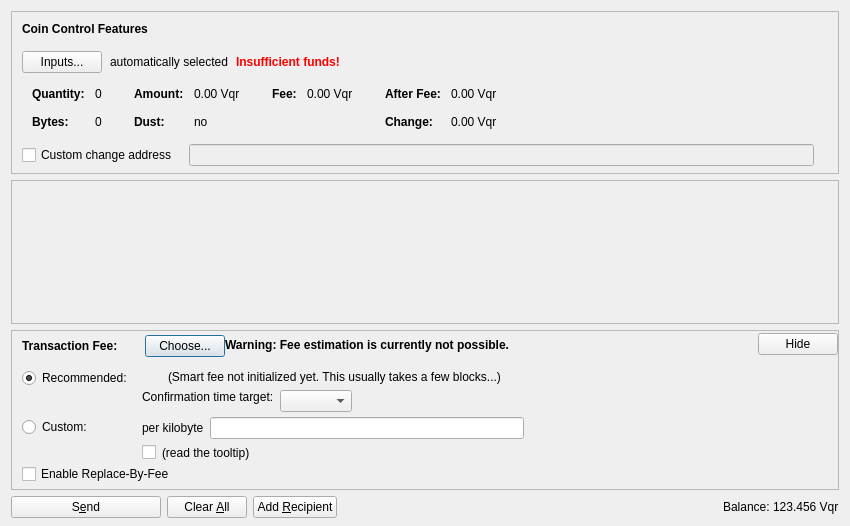
<?xml version="1.0" encoding="UTF-8"?>
<ui version="4.0">
 <class>SendCoinsDialog</class>
 <widget class="QDialog" name="SendCoinsDialog">
  <property name="geometry">
   <rect>
    <x>0</x>
    <y>0</y>
    <width>850</width>
    <height>526</height>
   </rect>
  </property>
  <property name="windowTitle">
   <string>Send Coins</string>
  </property>
  <layout class="QVBoxLayout" name="verticalLayout" stretch="0,1,0,0">
   <property name="bottomMargin">
    <number>8</number>
   </property>
   <item>
    <widget class="QFrame" name="frameCoinControl">
     <property name="sizePolicy">
      <sizepolicy hsizetype="Expanding" vsizetype="Expanding">
       <horstretch>0</horstretch>
       <verstretch>0</verstretch>
      </sizepolicy>
     </property>
     <property name="maximumSize">
      <size>
       <width>16777215</width>
       <height>16777215</height>
      </size>
     </property>
     <property name="frameShape">
      <enum>QFrame::StyledPanel</enum>
     </property>
     <property name="frameShadow">
      <enum>QFrame::Sunken</enum>
     </property>
     <layout class="QVBoxLayout" name="verticalLayoutCoinControl2">
      <property name="spacing">
       <number>0</number>
      </property>
      <property name="leftMargin">
       <number>0</number>
      </property>
      <property name="topMargin">
       <number>0</number>
      </property>
      <property name="rightMargin">
       <number>0</number>
      </property>
      <property name="bottomMargin">
       <number>6</number>
      </property>
      <item>
       <layout class="QVBoxLayout" name="verticalLayoutCoinControl" stretch="0,0,0,0,1">
        <property name="spacing">
         <number>0</number>
        </property>
        <property name="leftMargin">
         <number>10</number>
        </property>
        <property name="topMargin">
         <number>10</number>
        </property>
        <item>
         <layout class="QHBoxLayout" name="horizontalLayoutCoinControl1">
          <property name="bottomMargin">
           <number>15</number>
          </property>
          <item>
           <widget class="QLabel" name="labelCoinControlFeatures">
            <property name="sizePolicy">
             <sizepolicy hsizetype="Preferred" vsizetype="Maximum">
              <horstretch>0</horstretch>
              <verstretch>0</verstretch>
             </sizepolicy>
            </property>
            <property name="font">
             <font>
              <weight>75</weight>
              <bold>true</bold>
             </font>
            </property>
            <property name="styleSheet">
             <string notr="true">font-weight:bold;</string>
            </property>
            <property name="text">
             <string>Coin Control Features</string>
            </property>
           </widget>
          </item>
         </layout>
        </item>
        <item>
         <layout class="QHBoxLayout" name="horizontalLayoutCoinControl2" stretch="0,0,0,0">
          <property name="spacing">
           <number>8</number>
          </property>
          <property name="bottomMargin">
           <number>10</number>
          </property>
          <item>
           <widget class="QPushButton" name="pushButtonCoinControl">
            <property name="styleSheet">
             <string notr="true"/>
            </property>
            <property name="text">
             <string>Inputs...</string>
            </property>
            <property name="autoDefault">
             <bool>false</bool>
            </property>
           </widget>
          </item>
          <item>
           <widget class="QLabel" name="labelCoinControlAutomaticallySelected">
            <property name="text">
             <string>automatically selected</string>
            </property>
            <property name="margin">
             <number>5</number>
            </property>
           </widget>
          </item>
          <item>
           <widget class="QLabel" name="labelCoinControlInsuffFunds">
            <property name="font">
             <font>
              <weight>75</weight>
              <bold>true</bold>
             </font>
            </property>
            <property name="styleSheet">
             <string notr="true">color:red;font-weight:bold;</string>
            </property>
            <property name="text">
             <string>Insufficient funds!</string>
            </property>
            <property name="margin">
             <number>5</number>
            </property>
           </widget>
          </item>
          <item>
           <spacer name="horizontalSpacerCoinControl">
            <property name="orientation">
             <enum>Qt::Horizontal</enum>
            </property>
            <property name="sizeHint" stdset="0">
             <size>
              <width>40</width>
              <height>1</height>
             </size>
            </property>
           </spacer>
          </item>
         </layout>
        </item>
        <item>
         <widget class="QWidget" name="widgetCoinControl" native="true">
          <property name="sizePolicy">
           <sizepolicy hsizetype="Preferred" vsizetype="Preferred">
            <horstretch>0</horstretch>
            <verstretch>0</verstretch>
           </sizepolicy>
          </property>
          <property name="minimumSize">
           <size>
            <width>0</width>
            <height>0</height>
           </size>
          </property>
          <property name="styleSheet">
           <string notr="true"/>
          </property>
          <layout class="QHBoxLayout" name="horizontalLayoutCoinControl5">
           <property name="leftMargin">
            <number>0</number>
           </property>
           <property name="topMargin">
            <number>0</number>
           </property>
           <property name="rightMargin">
            <number>0</number>
           </property>
           <property name="bottomMargin">
            <number>0</number>
           </property>
           <item>
            <layout class="QHBoxLayout" name="horizontalLayoutCoinControl3" stretch="0,0,0,1">
             <property name="spacing">
              <number>20</number>
             </property>
             <property name="topMargin">
              <number>0</number>
             </property>
             <property name="bottomMargin">
              <number>10</number>
             </property>
             <item>
              <layout class="QFormLayout" name="formLayoutCoinControl1">
               <property name="horizontalSpacing">
                <number>10</number>
               </property>
               <property name="verticalSpacing">
                <number>14</number>
               </property>
               <property name="leftMargin">
                <number>10</number>
               </property>
               <property name="topMargin">
                <number>4</number>
               </property>
               <property name="rightMargin">
                <number>6</number>
               </property>
               <item row="0" column="0">
                <widget class="QLabel" name="labelCoinControlQuantityText">
                 <property name="font">
                  <font>
                   <weight>75</weight>
                   <bold>true</bold>
                  </font>
                 </property>
                 <property name="text">
                  <string>Quantity:</string>
                 </property>
                 <property name="margin">
                  <number>0</number>
                 </property>
                </widget>
               </item>
               <item row="0" column="1">
                <widget class="QLabel" name="labelCoinControlQuantity">
                 <property name="cursor">
                  <cursorShape>IBeamCursor</cursorShape>
                 </property>
                 <property name="contextMenuPolicy">
                  <enum>Qt::ActionsContextMenu</enum>
                 </property>
                 <property name="text">
                  <string notr="true">0</string>
                 </property>
                 <property name="margin">
                  <number>0</number>
                 </property>
                 <property name="textInteractionFlags">
                  <set>Qt::LinksAccessibleByMouse|Qt::TextSelectableByKeyboard|Qt::TextSelectableByMouse</set>
                 </property>
                </widget>
               </item>
               <item row="1" column="0">
                <widget class="QLabel" name="labelCoinControlBytesText">
                 <property name="font">
                  <font>
                   <weight>75</weight>
                   <bold>true</bold>
                  </font>
                 </property>
                 <property name="text">
                  <string>Bytes:</string>
                 </property>
                </widget>
               </item>
               <item row="1" column="1">
                <widget class="QLabel" name="labelCoinControlBytes">
                 <property name="cursor">
                  <cursorShape>IBeamCursor</cursorShape>
                 </property>
                 <property name="contextMenuPolicy">
                  <enum>Qt::ActionsContextMenu</enum>
                 </property>
                 <property name="text">
                  <string notr="true">0</string>
                 </property>
                 <property name="textInteractionFlags">
                  <set>Qt::LinksAccessibleByMouse|Qt::TextSelectableByKeyboard|Qt::TextSelectableByMouse</set>
                 </property>
                </widget>
               </item>
              </layout>
             </item>
             <item>
              <layout class="QFormLayout" name="formLayoutCoinControl2">
               <property name="horizontalSpacing">
                <number>10</number>
               </property>
               <property name="verticalSpacing">
                <number>14</number>
               </property>
               <property name="leftMargin">
                <number>6</number>
               </property>
               <property name="topMargin">
                <number>4</number>
               </property>
               <property name="rightMargin">
                <number>6</number>
               </property>
               <item row="0" column="0">
                <widget class="QLabel" name="labelCoinControlAmountText">
                 <property name="font">
                  <font>
                   <weight>75</weight>
                   <bold>true</bold>
                  </font>
                 </property>
                 <property name="text">
                  <string>Amount:</string>
                 </property>
                 <property name="margin">
                  <number>0</number>
                 </property>
                </widget>
               </item>
               <item row="0" column="1">
                <widget class="QLabel" name="labelCoinControlAmount">
                 <property name="cursor">
                  <cursorShape>IBeamCursor</cursorShape>
                 </property>
                 <property name="contextMenuPolicy">
                  <enum>Qt::ActionsContextMenu</enum>
                 </property>
                 <property name="text">
                  <string notr="true">0.00 Vqr</string>
                 </property>
                 <property name="textInteractionFlags">
                  <set>Qt::LinksAccessibleByMouse|Qt::TextSelectableByKeyboard|Qt::TextSelectableByMouse</set>
                 </property>
                </widget>
               </item>
               <item row="1" column="0">
                <widget class="QLabel" name="labelCoinControlLowOutputText">
                 <property name="font">
                  <font>
                   <weight>75</weight>
                   <bold>true</bold>
                  </font>
                 </property>
                 <property name="text">
                  <string>Dust:</string>
                 </property>
                </widget>
               </item>
               <item row="1" column="1">
                <widget class="QLabel" name="labelCoinControlLowOutput">
                 <property name="cursor">
                  <cursorShape>IBeamCursor</cursorShape>
                 </property>
                 <property name="contextMenuPolicy">
                  <enum>Qt::ActionsContextMenu</enum>
                 </property>
                 <property name="text">
                  <string notr="true">no</string>
                 </property>
                 <property name="textInteractionFlags">
                  <set>Qt::LinksAccessibleByMouse|Qt::TextSelectableByKeyboard|Qt::TextSelectableByMouse</set>
                 </property>
                </widget>
               </item>
              </layout>
             </item>
             <item>
              <layout class="QFormLayout" name="formLayoutCoinControl3">
               <property name="horizontalSpacing">
                <number>10</number>
               </property>
               <property name="verticalSpacing">
                <number>14</number>
               </property>
               <property name="leftMargin">
                <number>6</number>
               </property>
               <property name="topMargin">
                <number>4</number>
               </property>
               <property name="rightMargin">
                <number>6</number>
               </property>
               <item row="0" column="0">
                <widget class="QLabel" name="labelCoinControlFeeText">
                 <property name="font">
                  <font>
                   <weight>75</weight>
                   <bold>true</bold>
                  </font>
                 </property>
                 <property name="text">
                  <string>Fee:</string>
                 </property>
                 <property name="margin">
                  <number>0</number>
                 </property>
                </widget>
               </item>
               <item row="0" column="1">
                <widget class="QLabel" name="labelCoinControlFee">
                 <property name="cursor">
                  <cursorShape>IBeamCursor</cursorShape>
                 </property>
                 <property name="contextMenuPolicy">
                  <enum>Qt::ActionsContextMenu</enum>
                 </property>
                 <property name="text">
                  <string notr="true">0.00 Vqr</string>
                 </property>
                 <property name="textInteractionFlags">
                  <set>Qt::LinksAccessibleByMouse|Qt::TextSelectableByKeyboard|Qt::TextSelectableByMouse</set>
                 </property>
                </widget>
               </item>
              </layout>
             </item>
             <item>
              <layout class="QFormLayout" name="formLayoutCoinControl4">
               <property name="horizontalSpacing">
                <number>10</number>
               </property>
               <property name="verticalSpacing">
                <number>14</number>
               </property>
               <property name="leftMargin">
                <number>6</number>
               </property>
               <property name="topMargin">
                <number>4</number>
               </property>
               <property name="rightMargin">
                <number>6</number>
               </property>
               <item row="0" column="0">
                <widget class="QLabel" name="labelCoinControlAfterFeeText">
                 <property name="font">
                  <font>
                   <weight>75</weight>
                   <bold>true</bold>
                  </font>
                 </property>
                 <property name="text">
                  <string>After Fee:</string>
                 </property>
                 <property name="margin">
                  <number>0</number>
                 </property>
                </widget>
               </item>
               <item row="0" column="1">
                <widget class="QLabel" name="labelCoinControlAfterFee">
                 <property name="cursor">
                  <cursorShape>IBeamCursor</cursorShape>
                 </property>
                 <property name="contextMenuPolicy">
                  <enum>Qt::ActionsContextMenu</enum>
                 </property>
                 <property name="text">
                  <string notr="true">0.00 Vqr</string>
                 </property>
                 <property name="textInteractionFlags">
                  <set>Qt::LinksAccessibleByMouse|Qt::TextSelectableByKeyboard|Qt::TextSelectableByMouse</set>
                 </property>
                </widget>
               </item>
               <item row="1" column="0">
                <widget class="QLabel" name="labelCoinControlChangeText">
                 <property name="font">
                  <font>
                   <weight>75</weight>
                   <bold>true</bold>
                  </font>
                 </property>
                 <property name="text">
                  <string>Change:</string>
                 </property>
                </widget>
               </item>
               <item row="1" column="1">
                <widget class="QLabel" name="labelCoinControlChange">
                 <property name="cursor">
                  <cursorShape>IBeamCursor</cursorShape>
                 </property>
                 <property name="contextMenuPolicy">
                  <enum>Qt::ActionsContextMenu</enum>
                 </property>
                 <property name="text">
                  <string notr="true">0.00 Vqr</string>
                 </property>
                 <property name="textInteractionFlags">
                  <set>Qt::LinksAccessibleByMouse|Qt::TextSelectableByKeyboard|Qt::TextSelectableByMouse</set>
                 </property>
                </widget>
               </item>
              </layout>
             </item>
            </layout>
           </item>
          </layout>
         </widget>
        </item>
        <item>
         <layout class="QHBoxLayout" name="horizontalLayoutCoinControl4" stretch="0,0,0">
          <property name="spacing">
           <number>12</number>
          </property>
          <property name="sizeConstraint">
           <enum>QLayout::SetDefaultConstraint</enum>
          </property>
          <property name="topMargin">
           <number>5</number>
          </property>
          <property name="rightMargin">
           <number>5</number>
          </property>
          <item>
           <widget class="QCheckBox" name="checkBoxCoinControlChange">
            <property name="toolTip">
             <string>If this is activated, but the change address is empty or invalid, change will be sent to a newly generated address.</string>
            </property>
            <property name="text">
             <string>Custom change address</string>
            </property>
           </widget>
          </item>
          <item>
           <widget class="QValidatedLineEdit" name="lineEditCoinControlChange">
            <property name="enabled">
             <bool>false</bool>
            </property>
            <property name="sizePolicy">
             <sizepolicy hsizetype="Expanding" vsizetype="Fixed">
              <horstretch>0</horstretch>
              <verstretch>0</verstretch>
             </sizepolicy>
            </property>
           </widget>
          </item>
          <item>
           <widget class="QLabel" name="labelCoinControlChangeLabel">
            <property name="sizePolicy">
             <sizepolicy hsizetype="Preferred" vsizetype="Expanding">
              <horstretch>0</horstretch>
              <verstretch>0</verstretch>
             </sizepolicy>
            </property>
            <property name="minimumSize">
             <size>
              <width>0</width>
              <height>0</height>
             </size>
            </property>
            <property name="text">
             <string/>
            </property>
            <property name="margin">
             <number>3</number>
            </property>
           </widget>
          </item>
         </layout>
        </item>
        <item>
         <spacer name="verticalSpacerCoinControl">
          <property name="orientation">
           <enum>Qt::Vertical</enum>
          </property>
          <property name="sizeHint" stdset="0">
           <size>
            <width>800</width>
            <height>1</height>
           </size>
          </property>
         </spacer>
        </item>
       </layout>
      </item>
     </layout>
    </widget>
   </item>
   <item>
    <widget class="QScrollArea" name="scrollArea">
     <property name="widgetResizable">
      <bool>true</bool>
     </property>
     <widget class="QWidget" name="scrollAreaWidgetContents">
      <property name="geometry">
       <rect>
        <x>0</x>
        <y>0</y>
        <width>830</width>
        <height>104</height>
       </rect>
      </property>
      <layout class="QVBoxLayout" name="verticalLayout_2" stretch="0,1">
       <property name="leftMargin">
        <number>0</number>
       </property>
       <property name="topMargin">
        <number>0</number>
       </property>
       <property name="rightMargin">
        <number>0</number>
       </property>
       <property name="bottomMargin">
        <number>0</number>
       </property>
       <item>
        <layout class="QVBoxLayout" name="entries">
         <property name="spacing">
          <number>6</number>
         </property>
        </layout>
       </item>
       <item>
        <spacer name="verticalSpacer">
         <property name="orientation">
          <enum>Qt::Vertical</enum>
         </property>
         <property name="sizeHint" stdset="0">
          <size>
           <width>20</width>
           <height>40</height>
          </size>
         </property>
        </spacer>
       </item>
      </layout>
     </widget>
    </widget>
   </item>
   <item>
    <widget class="QFrame" name="frameFee">
     <property name="sizePolicy">
      <sizepolicy hsizetype="Expanding" vsizetype="Expanding">
       <horstretch>0</horstretch>
       <verstretch>0</verstretch>
      </sizepolicy>
     </property>
     <property name="maximumSize">
      <size>
       <width>16777215</width>
       <height>16777215</height>
      </size>
     </property>
     <property name="frameShape">
      <enum>QFrame::StyledPanel</enum>
     </property>
     <property name="frameShadow">
      <enum>QFrame::Sunken</enum>
     </property>
     <layout class="QVBoxLayout" name="verticalLayoutFee1">
      <property name="spacing">
       <number>0</number>
      </property>
      <property name="leftMargin">
       <number>0</number>
      </property>
      <property name="topMargin">
       <number>0</number>
      </property>
      <property name="rightMargin">
       <number>0</number>
      </property>
      <property name="bottomMargin">
       <number>0</number>
      </property>
      <item>
       <layout class="QVBoxLayout" name="verticalLayoutFee2" stretch="0,0,0">
        <property name="spacing">
         <number>0</number>
        </property>
        <property name="leftMargin">
         <number>10</number>
        </property>
        <property name="topMargin">
         <number>0</number>
        </property>
        <item>
         <layout class="QHBoxLayout" name="horizontalLayoutFee1">
          <property name="bottomMargin">
           <number>0</number>
          </property>
          <item>
           <layout class="QVBoxLayout" name="verticalLayoutFee7">
            <property name="spacing">
             <number>0</number>
            </property>
            <item>
             <spacer name="verticalSpacerSmartFee">
              <property name="orientation">
               <enum>Qt::Vertical</enum>
              </property>
              <property name="sizeType">
               <enum>QSizePolicy::Fixed</enum>
              </property>
              <property name="sizeHint" stdset="0">
               <size>
                <width>1</width>
                <height>4</height>
               </size>
              </property>
             </spacer>
            </item>
            <item>
             <layout class="QHBoxLayout" name="horizontalLayoutSmartFee">
              <property name="spacing">
               <number>10</number>
              </property>
              <item>
               <widget class="QLabel" name="labelFeeHeadline">
                <property name="sizePolicy">
                 <sizepolicy hsizetype="Preferred" vsizetype="Maximum">
                  <horstretch>0</horstretch>
                  <verstretch>0</verstretch>
                 </sizepolicy>
                </property>
                <property name="font">
                 <font>
                  <weight>75</weight>
                  <bold>true</bold>
                 </font>
                </property>
                <property name="styleSheet">
                 <string notr="true">font-weight:bold;</string>
                </property>
                <property name="text">
                 <string>Transaction Fee:</string>
                </property>
               </widget>
              </item>
              <item>
               <widget class="QLabel" name="labelFeeMinimized">
                <property name="text">
                 <string/>
                </property>
               </widget>
              </item>
              <item>
               <widget class="QPushButton" name="buttonChooseFee">
                <property name="text">
                 <string>Choose...</string>
                </property>
               </widget>
              </item>
             </layout>
            </item>
            <item>
             <spacer name="verticalSpacer_5">
              <property name="orientation">
               <enum>Qt::Vertical</enum>
              </property>
              <property name="sizeHint" stdset="0">
               <size>
                <width>1</width>
                <height>1</height>
               </size>
              </property>
             </spacer>
            </item>
           </layout>
          </item>
          <item>
           <widget class="QLabel" name="fallbackFeeWarningLabel">
            <property name="toolTip">
             <string>Using the fallbackfee can result in sending a transaction that will take several hours or days (or never) to confirm. Consider choosing your fee manually or wait until you have validated the complete chain.</string>
            </property>
            <property name="font">
            <font>
                <weight>75</weight>
                <bold>true</bold>
            </font>
            </property>
            <property name="text">
             <string>Warning: Fee estimation is currently not possible.</string>
            </property>
            <property name="wordWrap">
             <bool>false</bool>
            </property>
           </widget>
          </item>
          <item>
           <spacer name="horizontalSpacer_4">
            <property name="orientation">
             <enum>Qt::Horizontal</enum>
            </property>
            <property name="sizeType">
             <enum>QSizePolicy::MinimumExpanding</enum>
            </property>
            <property name="sizeHint" stdset="0">
             <size>
              <width>40</width>
              <height>20</height>
             </size>
            </property>
           </spacer>
          </item>
          <item>
           <widget class="QPushButton" name="buttonMinimizeFee">
            <property name="toolTip">
             <string>collapse fee-settings</string>
            </property>
            <property name="text">
             <string>Hide</string>
            </property>
           </widget>
          </item>
         </layout>
        </item>
        <item>
         <widget class="QFrame" name="frameFeeSelection">
          <layout class="QVBoxLayout" name="verticalLayoutFee12">
           <property name="spacing">
            <number>0</number>
           </property>
           <property name="leftMargin">
            <number>0</number>
           </property>
           <property name="topMargin">
            <number>0</number>
           </property>
           <property name="rightMargin">
            <number>0</number>
           </property>
           <property name="bottomMargin">
            <number>0</number>
           </property>
           <item>
            <layout class="QGridLayout" name="gridLayoutFee">
             <property name="topMargin">
              <number>10</number>
             </property>
             <property name="bottomMargin">
              <number>4</number>
             </property>
             <property name="horizontalSpacing">
              <number>10</number>
             </property>
             <property name="verticalSpacing">
              <number>4</number>
             </property>
             <item row="1" column="1">
              <layout class="QVBoxLayout" name="verticalLayoutFee8">
               <property name="spacing">
                <number>6</number>
               </property>
               <item>
                <layout class="QHBoxLayout" name="horizontalLayoutFee13">
                 <item>
                  <widget class="QLabel" name="labelCustomPerKilobyte">
                   <property name="toolTip">
                    <string>Specify a custom fee per kB (1,000 bytes) of the transaction's virtual size.

Note:  Since the fee is calculated on a per-byte basis, a fee of "100 satoshis per kB" for a transaction size of 500 bytes (half of 1 kB) would ultimately yield a fee of only 50 satoshis.</string>
                   </property>
                   <property name="text">
                    <string>per kilobyte</string>
                   </property>
                  </widget>
                 </item>
                 <item>
                  <widget class="BitcoinAmountField" name="customFee"/>
                 </item>
                 <item>
                  <spacer name="horizontalSpacer_6">
                   <property name="orientation">
                    <enum>Qt::Horizontal</enum>
                   </property>
                   <property name="sizeHint" stdset="0">
                    <size>
                     <width>1</width>
                     <height>1</height>
                    </size>
                   </property>
                  </spacer>
                 </item>
                </layout>
               </item>
               <item>
                <layout class="QHBoxLayout" name="horizontalLayoutFee8">
                 <item>
                  <widget class="QCheckBox" name="checkBoxMinimumFee">
                   <property name="toolTip">
                    <string>Paying only the minimum fee is just fine as long as there is less transaction volume than space in the blocks. But be aware that this can end up in a never confirming transaction once there is more demand for vqr transactions than the network can process.</string>
                   </property>
                   <property name="text">
                    <string/>
                   </property>
                  </widget>
                 </item>
                 <item>
                  <widget class="QLabel" name="labelMinFeeWarning">
                   <property name="enabled">
                    <bool>true</bool>
                   </property>
                   <property name="toolTip">
                    <string>Paying only the minimum fee is just fine as long as there is less transaction volume than space in the blocks. But be aware that this can end up in a never confirming transaction once there is more demand for vqr transactions than the network can process.</string>
                   </property>
                   <property name="text">
                    <string>(read the tooltip)</string>
                   </property>
                   <property name="margin">
                    <number>5</number>
                   </property>
                  </widget>
                 </item>
                 <item>
                  <spacer name="horizontalSpacer_2">
                   <property name="orientation">
                    <enum>Qt::Horizontal</enum>
                   </property>
                   <property name="sizeHint" stdset="0">
                    <size>
                     <width>1</width>
                     <height>1</height>
                    </size>
                   </property>
                  </spacer>
                 </item>
                </layout>
               </item>
              </layout>
             </item>
             <item row="0" column="0">
              <layout class="QVBoxLayout" name="verticalLayoutFee4" stretch="0,1">
               <item>
                <widget class="QRadioButton" name="radioSmartFee">
                 <property name="text">
                  <string>Recommended:</string>
                 </property>
                 <property name="checked">
                  <bool>true</bool>
                 </property>
                 <attribute name="buttonGroup">
                  <string notr="true">groupFee</string>
                 </attribute>
                </widget>
               </item>
               <item>
                <spacer name="verticalSpacer_2">
                 <property name="orientation">
                  <enum>Qt::Vertical</enum>
                 </property>
                 <property name="sizeHint" stdset="0">
                  <size>
                   <width>1</width>
                   <height>1</height>
                  </size>
                 </property>
                </spacer>
               </item>
              </layout>
             </item>
             <item row="1" column="0">
              <layout class="QVBoxLayout" name="verticalLayoutFee9" stretch="0,1">
               <item>
                <widget class="QRadioButton" name="radioCustomFee">
                 <property name="text">
                  <string>Custom:</string>
                 </property>
                 <attribute name="buttonGroup">
                  <string notr="true">groupFee</string>
                 </attribute>
                </widget>
               </item>
               <item>
                <spacer name="verticalSpacer_6">
                 <property name="orientation">
                  <enum>Qt::Vertical</enum>
                 </property>
                 <property name="sizeHint" stdset="0">
                  <size>
                   <width>1</width>
                   <height>1</height>
                  </size>
                 </property>
                </spacer>
               </item>
              </layout>
             </item>
             <item row="0" column="1">
              <layout class="QVBoxLayout" name="verticalLayoutFee3" stretch="0,0,1">
               <property name="spacing">
                <number>6</number>
               </property>
               <property name="topMargin">
                <number>2</number>
               </property>
               <item>
                <layout class="QHBoxLayout" name="horizontalLayoutFee12">
                 <item>
                  <widget class="QLabel" name="labelSmartFee">
                   <property name="text">
                    <string/>
                   </property>
                   <property name="margin">
                    <number>2</number>
                   </property>
                  </widget>
                 </item>
                 <item>
                  <widget class="QLabel" name="labelFeeEstimation">
                   <property name="text">
                    <string/>
                   </property>
                  </widget>
                 </item>
                 <item>
                  <widget class="QLabel" name="labelSmartFee2">
                   <property name="text">
                    <string>(Smart fee not initialized yet. This usually takes a few blocks...)</string>
                   </property>
                   <property name="margin">
                    <number>2</number>
                   </property>
                  </widget>
                 </item>
                 <item>
                  <spacer name="horizontalSpacer_5">
                   <property name="orientation">
                    <enum>Qt::Horizontal</enum>
                   </property>
                   <property name="sizeHint" stdset="0">
                    <size>
                     <width>1</width>
                     <height>1</height>
                    </size>
                   </property>
                  </spacer>
                 </item>
                </layout>
               </item>
               <item>
                <layout class="QHBoxLayout" name="horizontalLayoutFee9">
                 <item>
                  <layout class="QVBoxLayout" name="verticalLayoutFee6">
                   <item>
                    <widget class="QLabel" name="labelSmartFee3">
                     <property name="text">
                      <string>Confirmation time target:</string>
                     </property>
                     <property name="margin">
                      <number>2</number>
                     </property>
                    </widget>
                   </item>
                   <item>
                    <spacer name="verticalSpacer_3">
                     <property name="orientation">
                      <enum>Qt::Vertical</enum>
                     </property>
                     <property name="sizeHint" stdset="0">
                      <size>
                       <width>1</width>
                       <height>1</height>
                      </size>
                     </property>
                    </spacer>
                   </item>
                  </layout>
                 </item>
                 <item>
                  <layout class="QVBoxLayout" name="verticalLayoutFee5">
                   <property name="rightMargin">
                    <number>30</number>
                   </property>
                   <item>
                    <layout class="QHBoxLayout" name="horizontalLayoutConfTarget">
                     <property name="bottomMargin">
                      <number>0</number>
                     </property>
                     <item>
                      <widget class="QComboBox" name="confTargetSelector"/>
                     </item>
                     <item>
                      <spacer name="horizontalSpacerConfTarget">
                       <property name="orientation">
                        <enum>Qt::Horizontal</enum>
                       </property>
                       <property name="sizeHint" stdset="0">
                        <size>
                         <width>40</width>
                         <height>20</height>
                        </size>
                       </property>
                      </spacer>
                     </item>
                    </layout>
                   </item>
                  </layout>
                 </item>
                </layout>
               </item>
               <item>
                <spacer name="verticalSpacer_4">
                 <property name="orientation">
                  <enum>Qt::Vertical</enum>
                 </property>
                 <property name="sizeHint" stdset="0">
                  <size>
                   <width>1</width>
                   <height>1</height>
                  </size>
                 </property>
                </spacer>
               </item>
              </layout>
             </item>
            </layout>
           </item>
           <item>
            <widget class="QCheckBox" name="optInRBF">
             <property name="text">
              <string>Enable Replace-By-Fee</string>
             </property>
             <property name="toolTip">
              <string>With Replace-By-Fee (BIP-125) you can increase a transaction's fee after it is sent. Without this, a higher fee may be recommended to compensate for increased transaction delay risk.</string>
             </property>
            </widget>
           </item>
          </layout>
         </widget>
        </item>
        <item>
         <spacer name="verticalSpacerFee">
          <property name="orientation">
           <enum>Qt::Vertical</enum>
          </property>
          <property name="sizeHint" stdset="0">
           <size>
            <width>40</width>
            <height>5</height>
           </size>
          </property>
         </spacer>
        </item>
       </layout>
      </item>
     </layout>
    </widget>
   </item>
   <item>
    <layout class="QHBoxLayout" name="horizontalLayout">
     <item>
      <widget class="QPushButton" name="sendButton">
       <property name="minimumSize">
        <size>
         <width>150</width>
         <height>0</height>
        </size>
       </property>
       <property name="toolTip">
        <string>Confirm the send action</string>
       </property>
       <property name="text">
        <string>S&amp;end</string>
       </property>
       <property name="icon">
        <iconset resource="../bitcoin.qrc">
         <normaloff>:/icons/send</normaloff>:/icons/send</iconset>
       </property>
       <property name="autoDefault">
        <bool>false</bool>
       </property>
       <property name="default">
        <bool>false</bool>
       </property>
      </widget>
     </item>
     <item>
      <widget class="QPushButton" name="clearButton">
       <property name="sizePolicy">
        <sizepolicy hsizetype="Minimum" vsizetype="Fixed">
         <horstretch>0</horstretch>
         <verstretch>0</verstretch>
        </sizepolicy>
       </property>
       <property name="toolTip">
        <string>Clear all fields of the form.</string>
       </property>
       <property name="text">
        <string>Clear &amp;All</string>
       </property>
       <property name="icon">
        <iconset resource="../bitcoin.qrc">
         <normaloff>:/icons/remove</normaloff>:/icons/remove</iconset>
       </property>
       <property name="autoDefault">
        <bool>false</bool>
       </property>
      </widget>
     </item>
     <item>
      <widget class="QPushButton" name="addButton">
       <property name="toolTip">
        <string>Send to multiple recipients at once</string>
       </property>
       <property name="text">
        <string>Add &amp;Recipient</string>
       </property>
       <property name="icon">
        <iconset resource="../bitcoin.qrc">
         <normaloff>:/icons/add</normaloff>:/icons/add</iconset>
       </property>
       <property name="autoDefault">
        <bool>false</bool>
       </property>
      </widget>
     </item>
     <item>
      <spacer name="horizontalSpacer">
       <property name="orientation">
        <enum>Qt::Horizontal</enum>
       </property>
       <property name="sizeHint" stdset="0">
        <size>
         <width>40</width>
         <height>20</height>
        </size>
       </property>
      </spacer>
     </item>
     <item>
      <layout class="QHBoxLayout" name="horizontalLayout_2">
       <property name="spacing">
        <number>3</number>
       </property>
       <item>
        <widget class="QLabel" name="label">
         <property name="sizePolicy">
          <sizepolicy hsizetype="Preferred" vsizetype="Fixed">
           <horstretch>0</horstretch>
           <verstretch>0</verstretch>
          </sizepolicy>
         </property>
         <property name="text">
          <string>Balance:</string>
         </property>
        </widget>
       </item>
       <item>
        <widget class="QLabel" name="labelBalance">
         <property name="sizePolicy">
          <sizepolicy hsizetype="Preferred" vsizetype="Fixed">
           <horstretch>0</horstretch>
           <verstretch>0</verstretch>
          </sizepolicy>
         </property>
         <property name="cursor">
          <cursorShape>IBeamCursor</cursorShape>
         </property>
         <property name="text">
          <string notr="true">123.456 Vqr</string>
         </property>
         <property name="textInteractionFlags">
          <set>Qt::LinksAccessibleByMouse|Qt::TextSelectableByKeyboard|Qt::TextSelectableByMouse</set>
         </property>
        </widget>
       </item>
      </layout>
     </item>
    </layout>
   </item>
  </layout>
 </widget>
 <customwidgets>
  <customwidget>
   <class>QValidatedLineEdit</class>
   <extends>QLineEdit</extends>
   <header>qt/qvalidatedlineedit.h</header>
  </customwidget>
  <customwidget>
   <class>BitcoinAmountField</class>
   <extends>QLineEdit</extends>
   <header>qt/bitcoinamountfield.h</header>
   <container>1</container>
  </customwidget>
 </customwidgets>
 <resources>
  <include location="../bitcoin.qrc"/>
 </resources>
 <connections/>
 <buttongroups>
  <buttongroup name="groupFee"/>
 </buttongroups>
</ui>
